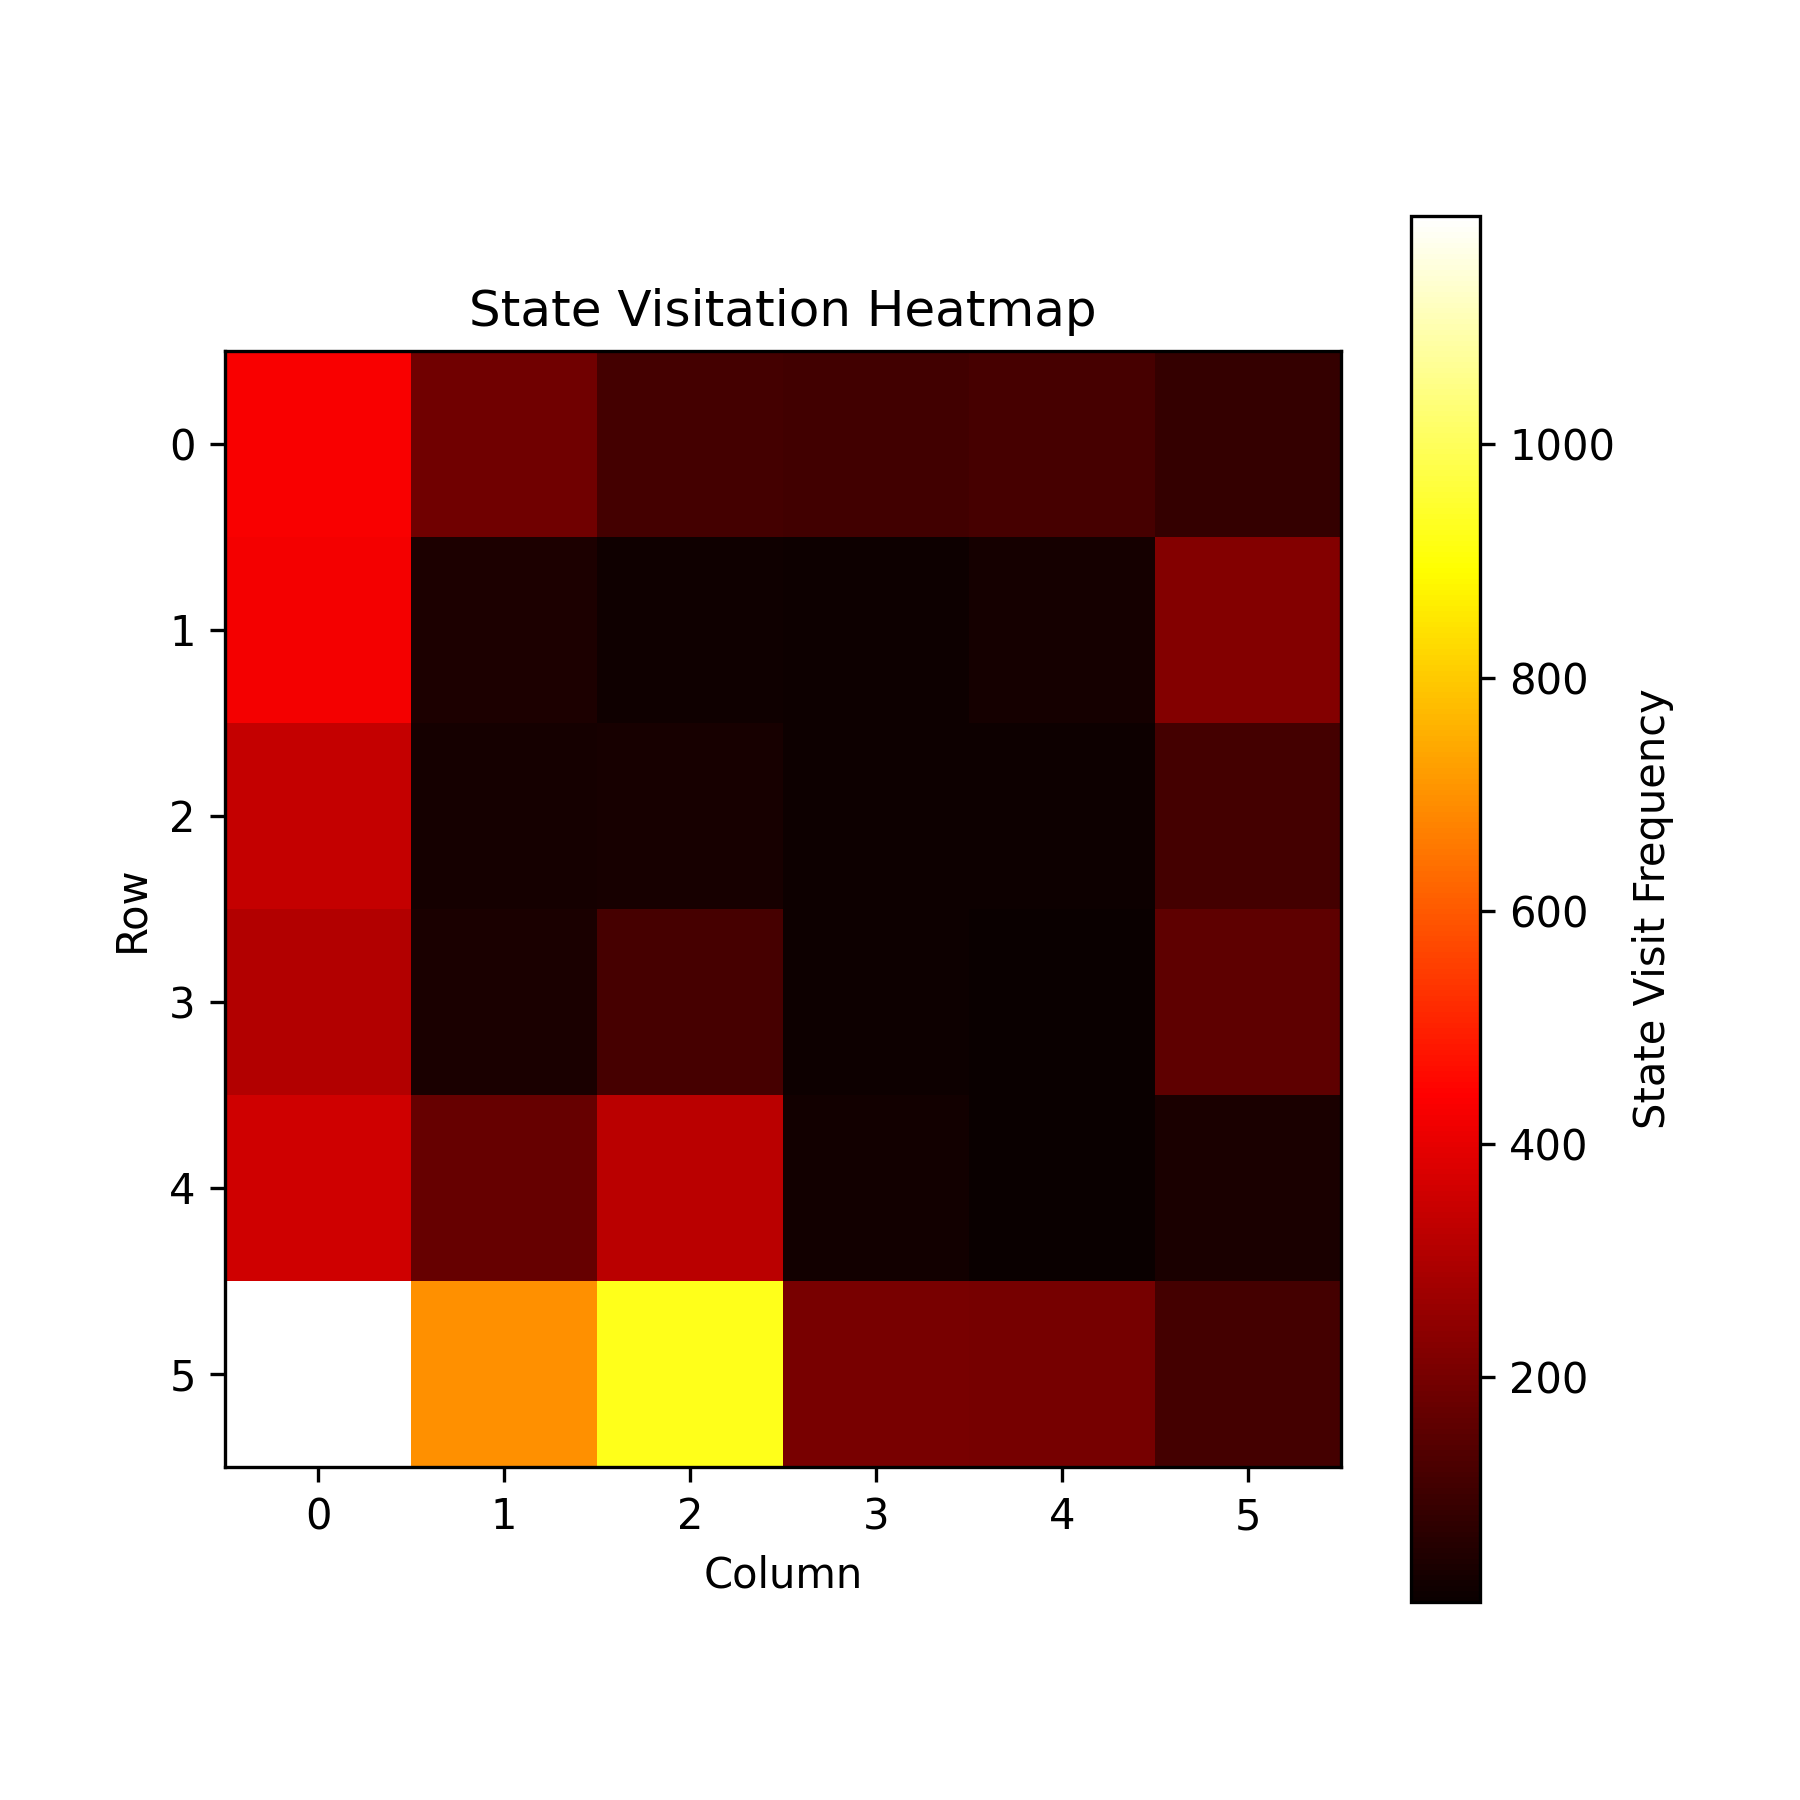

Python code for this plot:
import numpy as np
import matplotlib.pyplot as plt

visit_counts = np.load("visit_counts.npy")

plt.figure(figsize=(6,6))
plt.imshow(visit_counts, cmap="hot")
plt.colorbar(label="State Visit Frequency")
plt.title("State Visitation Heatmap")
plt.xlabel("Column")
plt.ylabel("Row")
plt.grid(False)

plt.savefig("heatmap.png", dpi=300)
plt.show()
